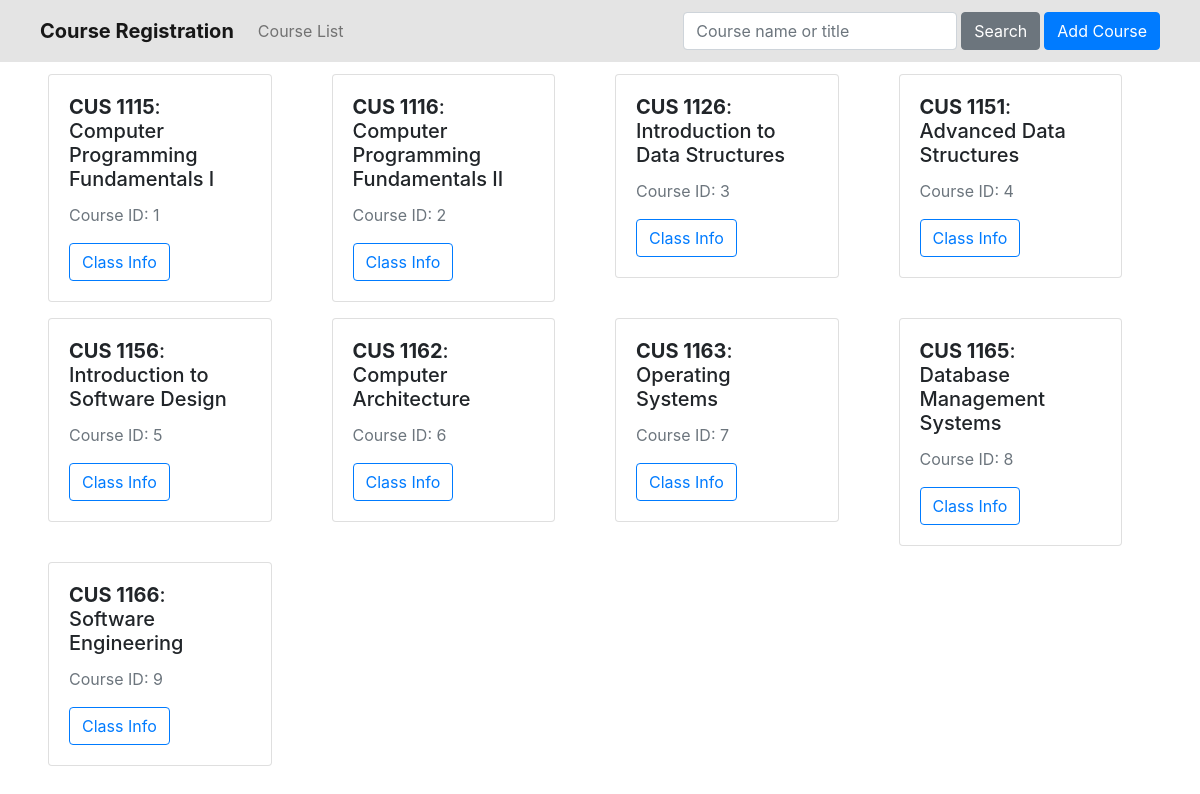
The page / on the database its author committed.
### models.py (models this page shows)
class Course(db.Model):
    __tablename__ = "courses"
    course_id = db.Column(db.Integer, primary_key=True)
    course_name=db.Column(db.String, nullable=False)
    course_title=db.Column(db.String, nullable=False)
    students = db.relationship("RegisteredStudent", backref="courses")

### app.py (the view)
@app.route("/")
def index():
    courses = Course.query.all()
    return render_template("index.html", courses=courses)

### templates/index.html
{% extends 'layout.html' %}
{% block body %}
<div class="card-deck">
    <div class="row" style="width: 100%;">
        {% for course in courses %}
        <div class="col-md-6 col-lg-4 col-xl-3 mb-3">
            <div class="card">
                <div class="card-body">
                    <h5 class="card-title"><b>{{course.course_name}}</b>: {{course.course_title}}</h5>
                    <p class="card-text text-muted">Course ID: {{course.course_id}}</p>
                    <a href="{{ url_for('register_student', course_id=course.course_id) }}" class="btn btn-outline-primary">Class Info</a>
                </div>
            </div>
        </div>
        {% endfor %}
    </div>
</div>
{% endblock %}

### rows shown on the page
Course: course_name "CUS 1115", course_title "Computer Programming Fundamentals I", course_id "1"
Course: course_name "CUS 1116", course_title "Computer Programming Fundamentals II", course_id "2"
Course: course_name "CUS 1126", course_title "Introduction to Data Structures", course_id "3"
Course: course_name "CUS 1151", course_title "Advanced Data Structures", course_id "4"
Course: course_name "CUS 1156", course_title "Introduction to Software Design", course_id "5"
Course: course_name "CUS 1162", course_title "Computer Architecture", course_id "6"
Course: course_name "CUS 1163", course_title "Operating Systems", course_id "7"
Course: course_name "CUS 1165", course_title "Database Management Systems", course_id "8"
Course: course_name "CUS 1166", course_title "Software Engineering", course_id "9"
